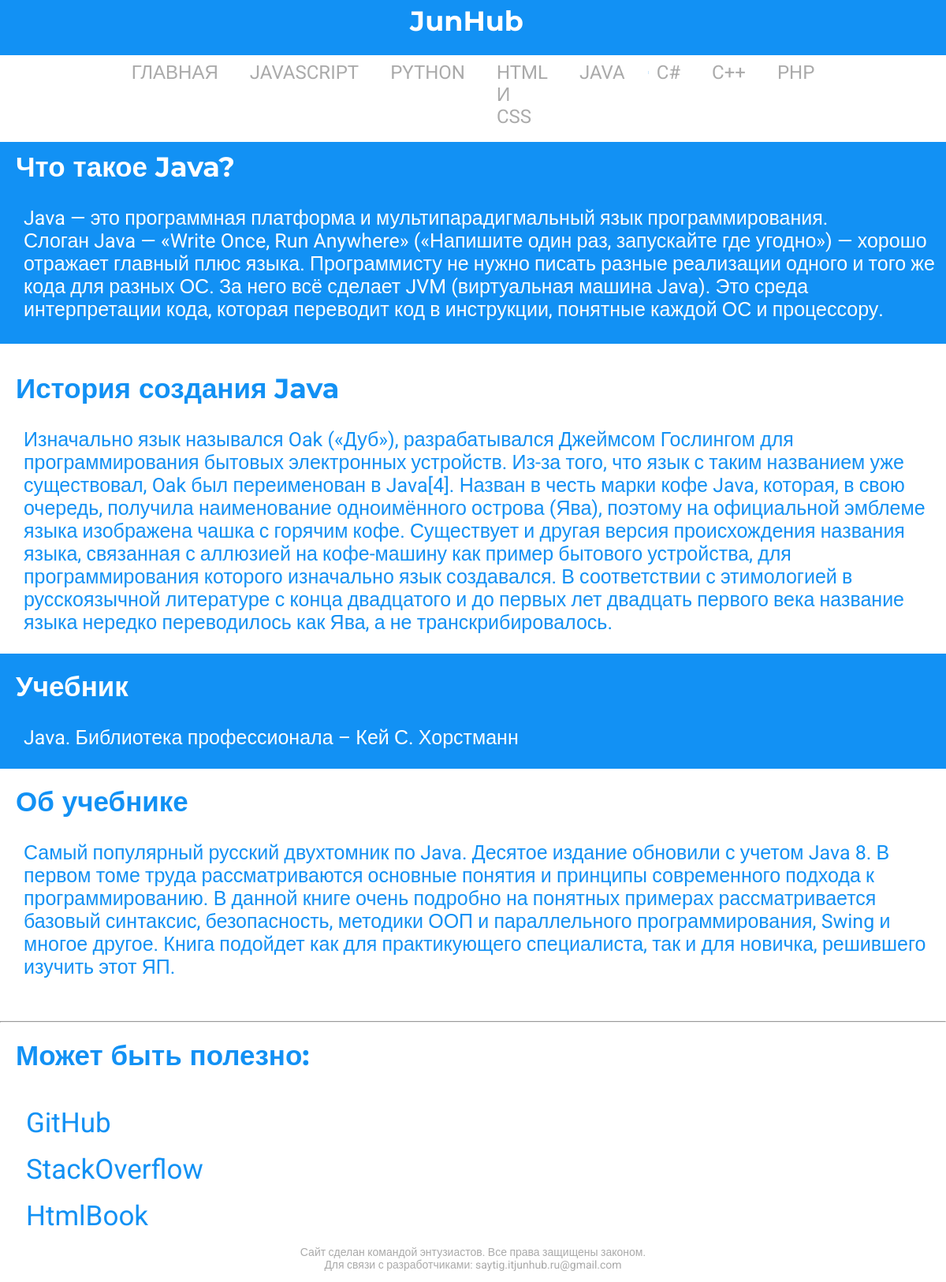
Screenshot of /Java with the database file from the repository.
### site_pages/models.py (models this page shows, shortened)
class Lang_Page(models.Model):
    main_title = models.CharField('Главный заголовок', max_length=15, blank=True)
    permalink = models.CharField('Ссылка', max_length=12, unique=True)
    title_1 = models.CharField('Заголовок', max_length=60, blank=True)
    content_1 = models.TextField('Текст', blank=True)
    title_2 = models.CharField('Заголовок', max_length=60, blank=True)
    content_2 = models.TextField('Текст', blank=True)
    title_3 = models.CharField('Заголовок', max_length=60, blank=True)
    content_3 = models.TextField('Текст', blank=True)
    title_4 = models.CharField('Заголовок', max_length=60, blank=True)
    content_4 = models.TextField('Текст', blank=True)
    class Meta:
        verbose_name = 'Статья'
        verbose_name_plural = "Статьи"

### site_pages/views.py (the view)
# urls.py: path('', views.index, {'pagename': ''}, name='home'),
def index(request, pagename):
    pagename = '/' + pagename
    pg = get_object_or_404(Lang_Page, permalink=pagename)
    context = {
        'main_title': pg.main_title,
        'title_1': pg.title_1,
        'content_1': pg.content_1,
        'title_2': pg.title_2,
        'content_2': pg.content_2,
        'title_3': pg.title_3,
        'content_3': pg.content_3,
        'title_4': pg.title_4,
        'content_4': pg.content_4,
        'page_list': Lang_Page.objects.all(), # добавил переменную page_list в контекст и добавил в нее страницы из нашей базе данных.
    }
    return render (request, 'pages/lists.html', context)

### site_pages/templates/pages/lists.html
{% extends "base.html" %}
{% block title_1 %}
{{ title_1 }}
{% endblock title_1 %}
{% block content_1  %}
{% autoescape off %}
{{ content_1 }}
{% endautoescape %}
{% endblock content_1 %}
{% block title_2%}
{{ title_2 }}
{% endblock title_2 %}
{% block content_2  %}
{% autoescape off %}
{{ content_2 }}
{% endautoescape %}
{% endblock content_2 %}
{% block title_3 %}
{{ title_3 }}
{% endblock title_3 %}
{% block content_3  %}
{% autoescape off %}
{{ content_3 }}
{% endautoescape %}
{% endblock content_3 %}
{% block title_4 %}
{{ title_4 }}
{% endblock title_4 %}
{% block content_4  %}
{% autoescape off %}
{{ content_4 }}
{% endautoescape %}
{% endblock content_4 %}
{% block sidenav %}
{% for page in page_list %}
<li>
    <a href="{{ page.permalink }}">{{ page.main_title }}</a>
</li>
{% endfor %}
{% endblock sidenav %}

### Vier_Quadrat/static/main.css (style rules this page uses)
body { margin: 0 auto; }
nav li { display: inline; }
ul li { list-style: none; }
ul li a { position: relative; display: block; margin: 0 10px; padding: 5px 10px; color: #aaa; font-size: 24px; text-decoration: none; text-transform: uppercase; transition: 0.5s; overflow: hidden; }
ul li a::before { content: ''; position: absolute; top: calc(50% - 2px); left: -100%; width: 100%; height: 4px; background: #1291F4; transition: 0.5s; }

### rows the page displays
Lang_Page: main_title "ГЛАВНАЯ"
Lang_Page: main_title "JAVASCRIPT"
Lang_Page: main_title "PYTHON"
Lang_Page: main_title "HTML И CSS"
Lang_Page: main_title "JAVA", title_1 "Что такое Java?", content_1 "Java — это программная платформа и мультипарадигмальный язык программирования. Слоган Java — «Write Once, Run Anywhere» («Напишите один раз, запускайте где угодно») — хорошо отражает главный плюс языка. Программисту не нужно писать разные реализации одного и того же кода для разных ОС. За него всё сделает JVM (виртуальная машина Java). Это среда интерпретации кода, которая переводит код в инструкции, понятные каждой ОС и процессору.", title_2 "История создания Java", content_2 "Изначально язык назывался Oak («Дуб»), разрабатывался Джеймсом Гослингом для программирования бытовых электронных устройств. Из-за того, что язык с таким названием уже существовал, Oak был переименован в Java[4]. Назван в честь марки кофе Java, которая, в свою очередь, получила наименование одноимённого острова (Ява), поэтому на официальной эмблеме языка изображена чашка с горячим кофе. Существует и другая версия происхождения названия языка, связанная с аллюзией на кофе-машину как пример бытового устройства, для программирования которого изначально язык создавался. В соответствии с этимологией в русскоязычной литературе с конца двадцатого и до первых лет двадцать первого века название…", title_3 "Учебник", content_3 "Java. Библиотека профессионала – Кей С. Хорстманн", title_4 "Об учебнике", content_4 "Самый популярный русский двухтомник по Java. Десятое издание обновили с учетом Java 8. В первом томе труда рассматриваются основные понятия и принципы современного подхода к программированию. В данной книге очень подробно на понятных примерах рассматривается базовый синтаксис, безопасность, методики ООП и параллельного программирования, Swing и многое другое. Книга подойдет как для практикующего специалиста, так и для новичка, решившего изучить этот ЯП."
Lang_Page: main_title "C#"
Lang_Page: main_title "C++"
Lang_Page: main_title "PHP"
